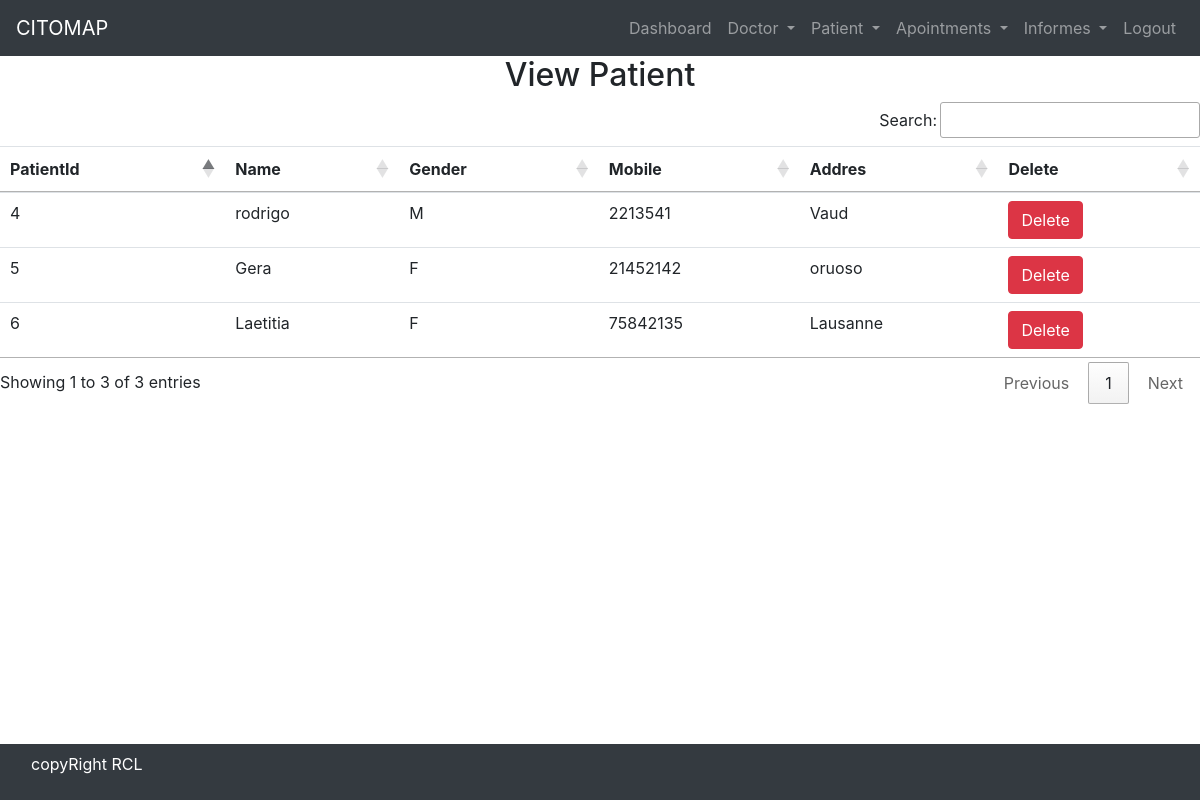
Page /view_patient/ (signed in) on the committed database.
### hospital/models.py (models this page shows)
class Patient(models.Model):
    name = models.CharField(max_length=50)
    gender = models.CharField(max_length=50)
    mobile = models.IntegerField(null=True)
    address = models.TextField()

### hospital/views.py (the view)
# urls.py: path('view_patient/', View_Patient, name='view_patient'),
def View_Patient(request):
    if not request.user.is_staff:
        return redirect('login')
    doc = Patient.objects.all()
    d = {'doc': doc}
    return render(request, 'view_patient.html',d)

### hospital/templates/view_patient.html
{% include 'base.html' %} {% include 'navigation.html' %} {% block content %}
<div>
  <h2 class="text-center">View Patient</h2>
  <table id="example" class="table table-hover">
    <thead>
      <tr>
        <th>PatientId</th>
        <th>Name</th>
        <th>Gender</th>
        <th>Mobile</th>
        <th>Addres</th>
        <th>Delete</th>
      </tr>
    </thead>
    <body>
      {% for i in doc%}
      <tr>
        <td>{{i.id}}</td>
        <td>{{i.name}}</td>
        <td>{{i.gender}}</td>
        <td>{{i.mobile}}</td>
        <td>{{i.address}}</td>
        <td>
          <a
            href="{% url 'delete_patient' i.id %}"
            onclick="return confirm('Are you sure you want to delete')"
            class="btn btn-danger"
          >
            Delete
          </a>
        </td>
      </tr>
      {% endfor%}
    </body>
  </table>
</div>
{% endblock content%} {% include 'footer.html'%}

### hospital/static/css/mystyle.css (style rules this page uses)
* { margin: 0; padding: 0; }

### rows in the picture
Patient: id "4", name "rodrigo", gender "M", mobile "2213541", address "Vaud"
Patient: id "5", name "Gera", gender "F", mobile "21452142", address "oruoso"
Patient: id "6", name "Laetitia", gender "F", mobile "75842135", address "Lausanne"
